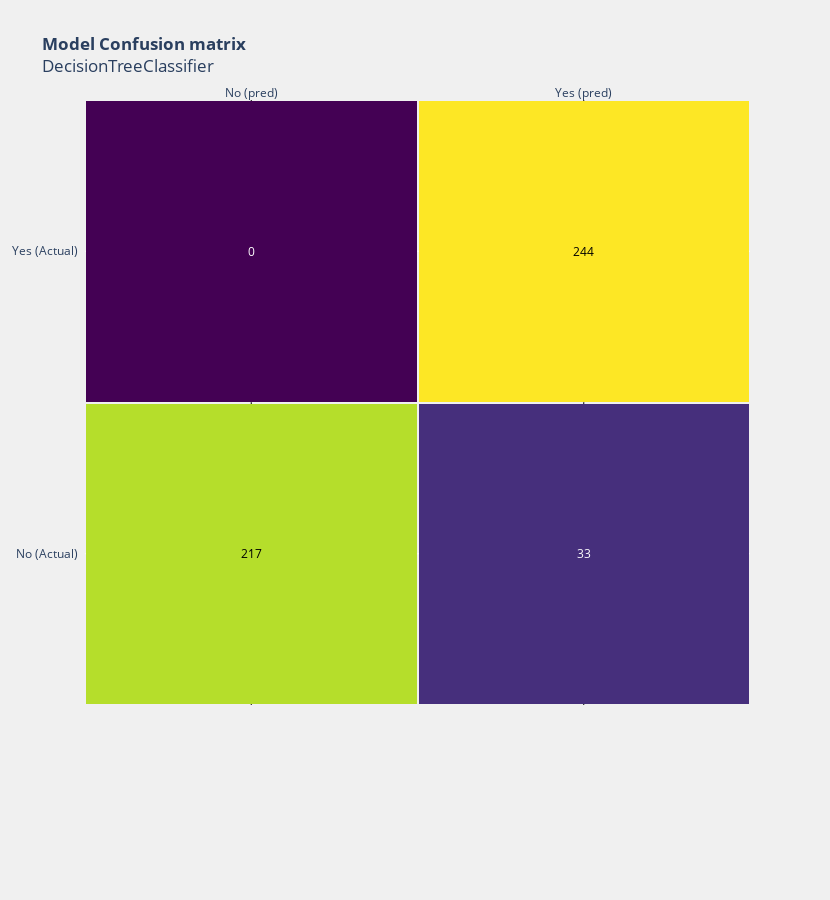

Notebook code for this chart:
### Code cell
plot_confusion_matrix(tree_clf)

plot_feature_importance(tree_clf)

### Figure 1 — Plotly figure (JSON) as saved in the notebook; plotly's stock layout.template omitted (floating-point values rounded to 4 significant figures)
{"data": [{"colorscale": [[0, "#440154"], [0.1111, "#482878"], [0.2222, "#3e4989"], [0.3333, "#31688e"], [0.4444, "#26828e"], [0.5556, "#1f9e89"], [0.6667, "#35b779"], [0.7778, "#6ece58"], [0.8889, "#b5de2b"], [1, "#fde725"]], "hoverinfo": "z", "reversescale": false, "showscale": false, "type": "heatmap", "x": ["No (pred)", "Yes (pred)"], "xgap": 2, "y": ["No (Actual)", "Yes (Actual)"], "ygap": 2, "z": [[217, 33], [0, 244]]}], "layout": {"annotations": [{"font": {"color": "#000000"}, "showarrow": false, "text": "217", "x": "No (pred)", "xref": "x", "y": "No (Actual)", "yref": "y"}, {"font": {"color": "#FFFFFF"}, "showarrow": false, "text": "33", "x": "Yes (pred)", "xref": "x", "y": "No (Actual)", "yref": "y"}, {"font": {"color": "#FFFFFF"}, "showarrow": false, "text": "0", "x": "No (pred)", "xref": "x", "y": "Yes (Actual)", "yref": "y"}, {"font": {"color": "#000000"}, "showarrow": false, "text": "244", "x": "Yes (pred)", "xref": "x", "y": "Yes (Actual)", "yref": "y"}], "autosize": true, "height": 900, "margin": {"b": 195}, "paper_bgcolor": "rgba(240,240,240, 0.95)", "plot_bgcolor": "rgba(240,240,240, 0.95)", "showlegend": false, "title": {"text": "<b>Model Confusion matrix</b><br>DecisionTreeClassifier"}, "width": 830, "xaxis": {"dtick": 1, "gridcolor": "rgb(0, 0, 0)", "side": "top", "ticks": ""}, "yaxis": {"dtick": 1, "ticks": "", "ticksuffix": "  "}}}
